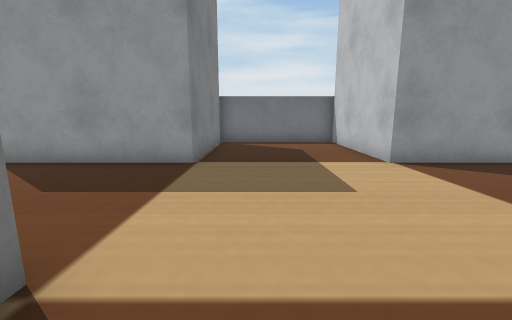
[1] (above)

12 first-person views from a walk through a robot-simulator world made for Webots. The camera is 0.06 m above the floor, tilts 10° down and sees 90° across. The floor is counted in squares, 0.05 m on a side. Each view is taken from the middle of a square. On the plan, view 1 faces up. The plan holds only what a view shows up to about 12 squares ahead; the rest is blank. The robots in the file are not drawn. Simple shapes and patterns stand in for the simulator's stock objects.

[2]
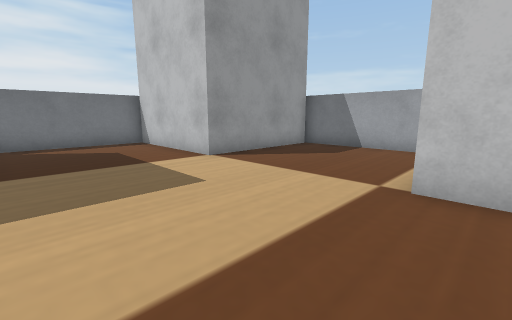

[3]
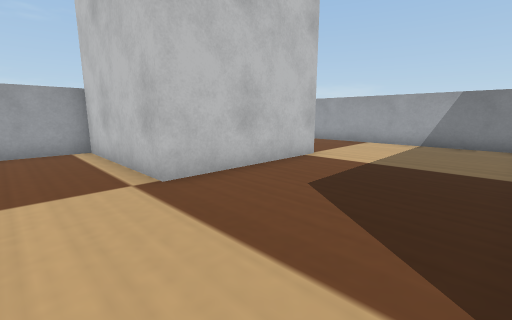

[4]
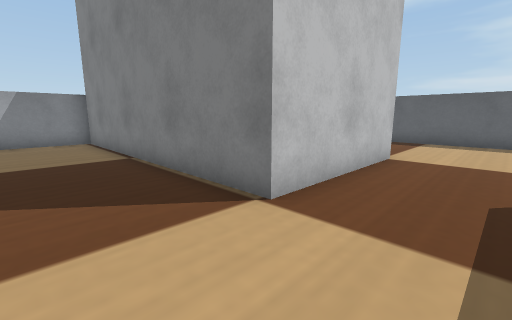

[5]
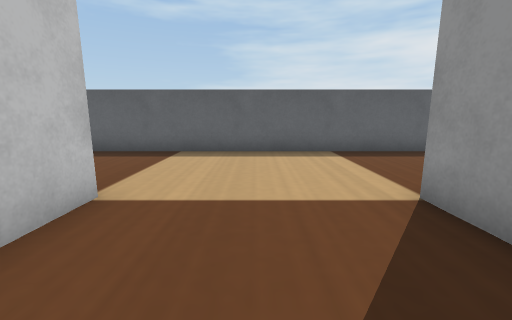

[6]
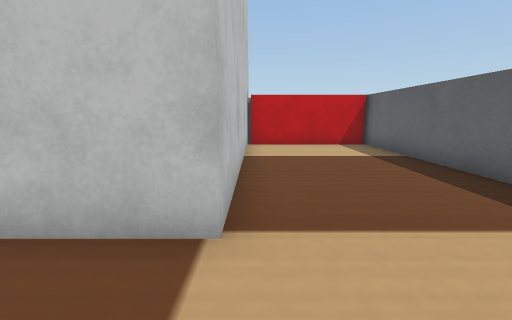

[7]
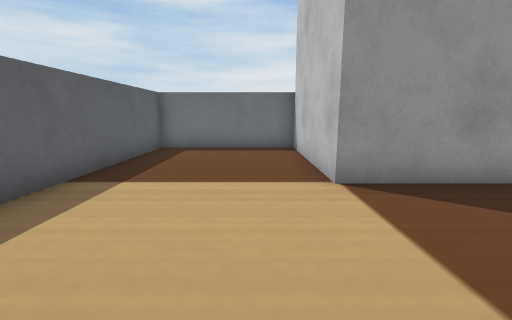

[8]
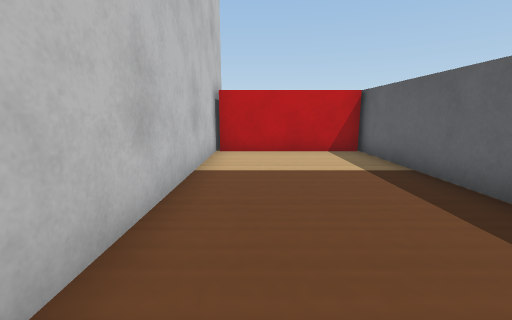

[9]
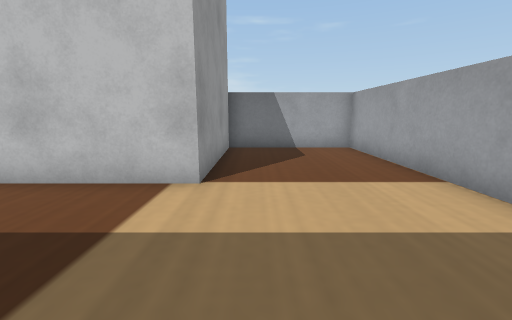

[10]
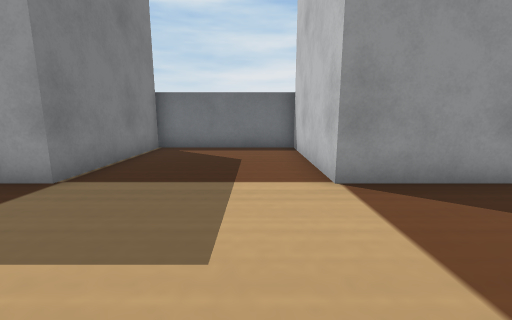

[11]
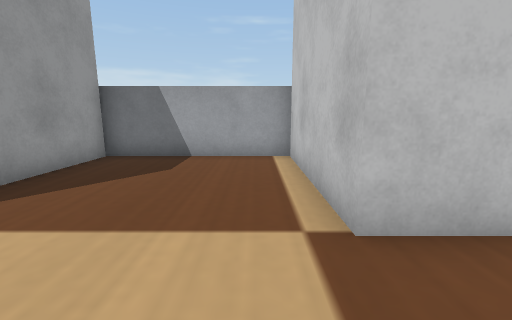

[12]
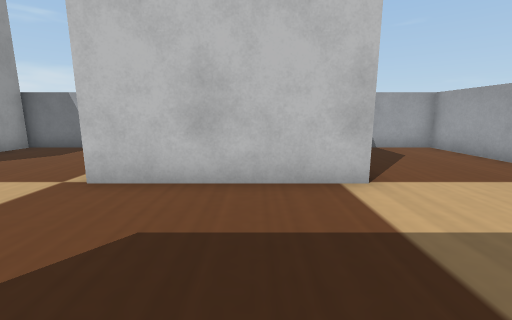

### Floor plan
Key: @ floor where view 1 was taken; # wall or solid block; . floor; B white box; R red box.
Columns run from 12 left of view 1 to 9 right of it. Each row starts with its distance up from view 1.
 12 ######    ######
 11 #.....B   B.....B
 10 #.....B   B.....B
  9 #.....B   B.....B
  8 #.....B   B.....B
  7 #.....BBBBB.....BBBBB#
  6 #....................#
  5 #....................#
  4 #....................#
  3 #....................#
  2 #.....#####..........#
  1 #....##   #.....BBBBB#
  0 #....#    #.@...B
 -1 #....#    #.....B
 -2 #....#    #.....B
 -3 #....#    #.....B
 -4 #....#    #.....BBBBB#
 -5 #....#    #..........#
 -6 #....#    #..........#
 -7 #RRRRR    #..........#
 -8      R    #..........#
 -9           ############

Where each view was taken, in squares from view 1:
view 1: 0 up, 0 right, facing up
view 2: 0 up, 1 left, facing up-right
view 3: 3 up, 1 left, facing down-right
view 4: 4 up, 1 right, facing down-left
view 5: 4 up, 3 left, facing left
view 6: 4 up, 7 left, facing down
view 7: 2 up, 8 left, facing up
view 8: 2 up, 8 left, facing down
view 9: 5 down, 1 left, facing right
view 10: 2 up, 2 right, facing up
view 11: 2 up, 1 right, facing right
view 12: 2 down, 1 left, facing right
